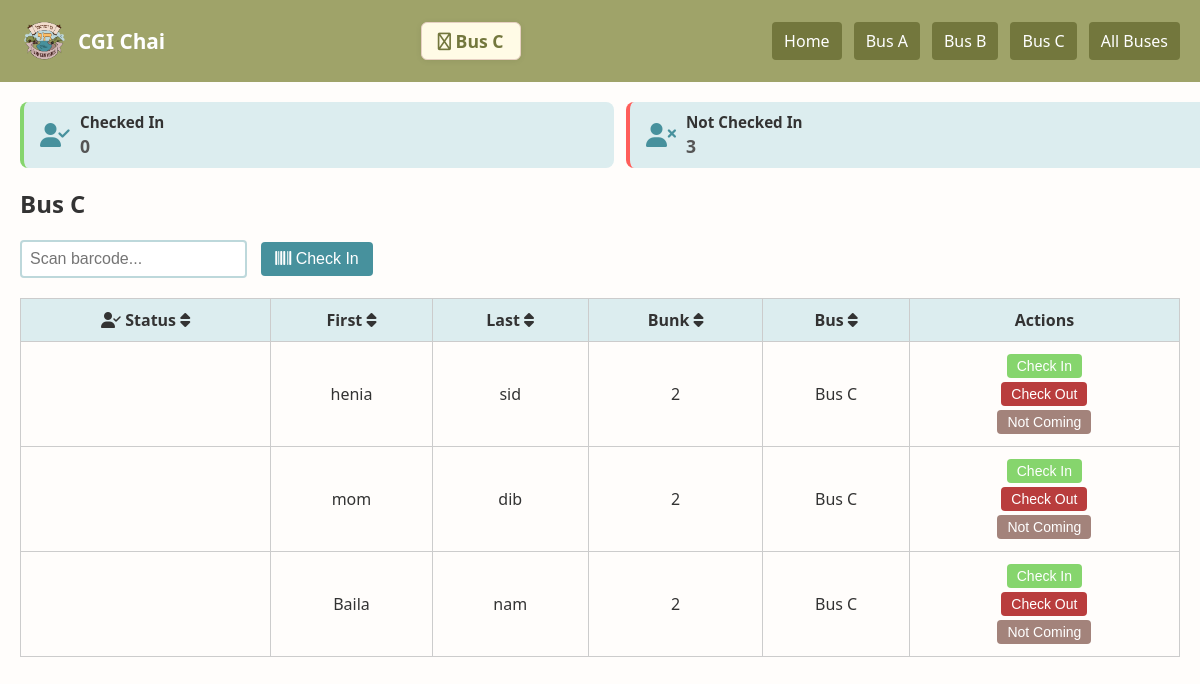
/bus/Bus C, run on the app's committed database.
### tables this page shows
CREATE TABLE students (
            id TEXT PRIMARY KEY,
            first_name TEXT,
            last_name TEXT,
            bus TEXT,
            bunk TEXT,
            barcode TEXT,
            status TEXT DEFAULT 'not_checked_in'
        );

### app.py (the view)
@app.route('/bus/<bus_id>')
def bus_view(bus_id):
    conn = get_db_connection()
    students = conn.execute('SELECT * FROM students WHERE bus = ?', (bus_id,)).fetchall()
    checked_in = sum(1 for s in students if s['status'] == 'checked_in')
    not_checked_in = sum(1 for s in students if s['status'] == 'not_checked_in')
    conn.close()
    ordered = sorted(
        students,
        key=lambda x: {'checked_in': 0, 'not_checked_in': 1, 'not_coming': 2}.get(x['status'], 3)
    )
    return render_template('bus_page.html', students=ordered, bus=bus_id,
                           checked_in=checked_in, not_checked_in=not_checked_in)

### app.py (called while the page is built)
def get_db_connection():
    conn = sqlite3.connect(DATABASE)
    conn.row_factory = sqlite3.Row
    return conn

### templates/bus_page.html (shortened to what this page needs)
<!DOCTYPE html>
<html lang="en">
<head>
    <link rel="stylesheet" href="https://cdnjs.cloudflare.com/ajax/libs/font-awesome/6.5.0/css/all.min.css">
</head>
<!DOCTYPE html>
<html>
<head>
    <link rel="stylesheet" href="https://cdnjs.cloudflare.com/ajax/libs/font-awesome/6.5.0/css/all.min.css">
    <link rel="stylesheet" href="{{ url_for('static', filename='styles.css') }}">
</head>
<body>
    <div class="navbar">
        <div  class="nav-logo">
            <img class="logo" src="{{ url_for('static', filename='logo.png') }}" alt="Logo">
            <h1 class="logo-title"> CGI Chai </h1>
        </div>
        <h1 class="bus-number"> <i class="fa-regular fa-bus"></i> {{ bus }}</h1>
        <div class="nav-buttons">
        <a href="{{ url_for('home') }}">Home</a>
        <a href="{{ url_for('bus_view', bus_id='Bus A') }}">Bus A</a>
        <a href="{{ url_for('bus_view', bus_id='Bus B') }}">Bus B</a>
        <a href="{{ url_for('bus_view', bus_id='Bus C') }}">Bus C</a>
        <a href="{{ url_for('all_buses') }}">All Buses</a>
        </div>
    </div>
    <div class="container">
        <div class="status-boxes">
            <div class="status-box checked-in">
            <i class="fas fa-user-check"></i>
            <div>
                <div class="status-label">Checked In</div>
                <div class="status-count">{{ checked_in }}</div>
            </div>
            </div>
            <div class="status-box not-checked-in">
            <i class="fas fa-user-times"></i>
            <div>
                <div class="status-label">Not Checked In</div>
                <div class="status-count">{{ not_checked_in }}</div>
            </div>
            </div>
        </div>
        <h2>{{ bus }}</h2>
        <form method="POST" action="{{ url_for('log_barcode', bus_id=bus) }}">
            <input type="text" name="barcode" placeholder="Scan barcode..." autofocus required>
            <button type="submit"><i class="fas fa-barcode"></i> Check In</button>
        </form>
        <table>
            <thead>
                <tr>
                    <th onclick="sortTable(0)"><i class="fas fa-user-check"></i> Status <i class="fas fa-sort"></i></th>
                    <th onclick="sortTable(1)">First <i class="fas fa-sort"></i></th>
                    <th onclick="sortTable(2)">Last <i class="fas fa-sort"></i></th>
                    <th onclick="sortTable(3)">Bunk <i class="fas fa-sort"></i></th>
                    <th onclick="sortTable(4)">Bus <i class="fas fa-sort"></i></th>
                    <th>Actions</th>
                </tr>
            </thead>
            <tbody>
                {% for student in students %}
                    <tr class="{{ 'faded' if student.status == 'not_coming' else '' }}">
                        <td>
                        </td>
                        <td>{{ student.first_name }}</td>
                        <td>{{ student.last_name }}</td>
                        <td>{{ student.bunk }}</td>
                        <td>{{ student.bus }}</td>
                        <td>
                            <form method="POST" action="{{ url_for('set_status', student_id=student.id, status='checked_in') }}">
                                <button class="btn btn-in {% if student.status == 'checked_in' %}active{% endif %}">Check In</button>
                            </form>
                            <form method="POST" action="{{ url_for('set_status', student_id=student.id, status='not_checked_in') }}">
                                <button class="btn btn-out {% if student.status == 'not_checked_in' %}active{% endif %}">Check Out</button>
                            </form>
                            <form method="POST" action="{{ url_for('set_status', student_id=student.id, status='not_coming') }}">
                                <button class="btn btn-not {% if student.status == 'not_coming' %}active{% endif %}">Not Coming</button>
                            </form>
                        </td>
                    </tr>
                {% endfor %}
            </tbody>
        </table>
    </div>
</body>
</html>

### static/styles.css (style rules this page uses)
body { font-family: 'Segoe UI', sans-serif; background-color: #fffdfb; color: #333; margin: 0; padding: 0; }
.navbar { background-color: #9fa369; padding: 10px 20px; display: flex; flex-wrap: wrap; align-items: center; justify-content: space-between; gap: 10px; }
.nav-logo { display: flex; align-items: center; gap: 8px; }
.logo { width: 50px; height: auto; display: block; margin: 0; }
.logo-title { color: white; font-size: 1.3rem; font-weight: 600; margin-left: 0; }
.bus-number { background: #fffbe6; color: #73773d; font-weight: bold; border-radius: 6px; padding: 6px 16px; margin-left: 16px; font-size: 1.1rem; box-shadow: 0 1px 6px rgba(0,0,0,0.07); border: 1px solid #e6d0c2; display: inline-block; }
.nav-buttons { display: flex; align-items: center; gap: 0; }
.nav-buttons a { color: white; text-decoration: none; padding: 8px 12px; background-color: #73773d; border-radius: 4px; transition: background 0.3s; margin-left: 12px; font-weight: 500; font-size: 1rem; display: inline-block; }
.container { padding: 20px; }
form input[type="text"] { padding: 8px; font-size: 16px; border: 2px solid #bdd8db; border-radius: 4px; margin-right: 10px; }
form button { background-color: #47919d; color: white; border: none; padding: 8px 14px; font-size: 16px; border-radius: 4px; cursor: pointer; transition: transform 0.2s, box-shadow 0.2s; }
table { width: 100%; border-collapse: collapse; margin-top: 20px; }
th, td { padding: 10px; border: 1px solid #ccc; text-align: center; }
th { background-color: #dcedef; font-weight: bold; }
.btn { padding: 4px 10px; margin: 2px; cursor: pointer; border-radius: 4px; font-size: 14px; transition: all 0.2s; }
.btn.active { background-color: #9fa369; color: white; border-color: #9fa369; }
.btn-in { background-color: #86d56d; color: #fff; border-color: #86d56d; }
.btn-out { background-color: #e05656; color: #fff; border-color: #e05656; }
.btn-out:hover, .btn-out.active { background-color: #b93d3d; border-color: #b93d3d; color: #fff; }
.btn-not { background-color: #a3837b; color: #fff; border-color: #a3837b; }
.status-boxes { display: flex; justify-content: center; gap: 12px; margin-bottom: 15px; flex-wrap: wrap; width: 100vw; box-sizing: border-box; }
.status-box { flex: 1 1 0; display: flex; align-items: center; background-color: #dcedef; border-left: 4px solid transparent; border-radius: 8px; padding: 10px 16px; min-width: 160px; transition: background-color 0.2s ease; box-sizing: border-box; }
.status-box i { font-size: 1.5rem; margin-right: 10px; color: #47919d; }
.checked-in { border-left-color: #86d56d; }
.not-checked-in { border-left-color: #ff5e5a; }
.status-label { font-size: 0.95rem; font-weight: 600; margin-bottom: 2px; color: #333; }
.status-count { font-size: 1.1rem; font-weight: bold; color: #555; }

### data on the page
students: first_name "henia", last_name "sid", bunk "2", bus "Bus C"
students: first_name "mom", last_name "dib", bunk "2", bus "Bus C"
students: first_name "Baila", last_name "nam", bunk "2", bus "Bus C"

### other printed values
{{ bus }} "Bus C"
{{ checked_in }} "0"
{{ not_checked_in }} "3"
